Frame 1 (no input): blank canvas, image omitted
Frame 60 (no input): blank canvas, image omitted
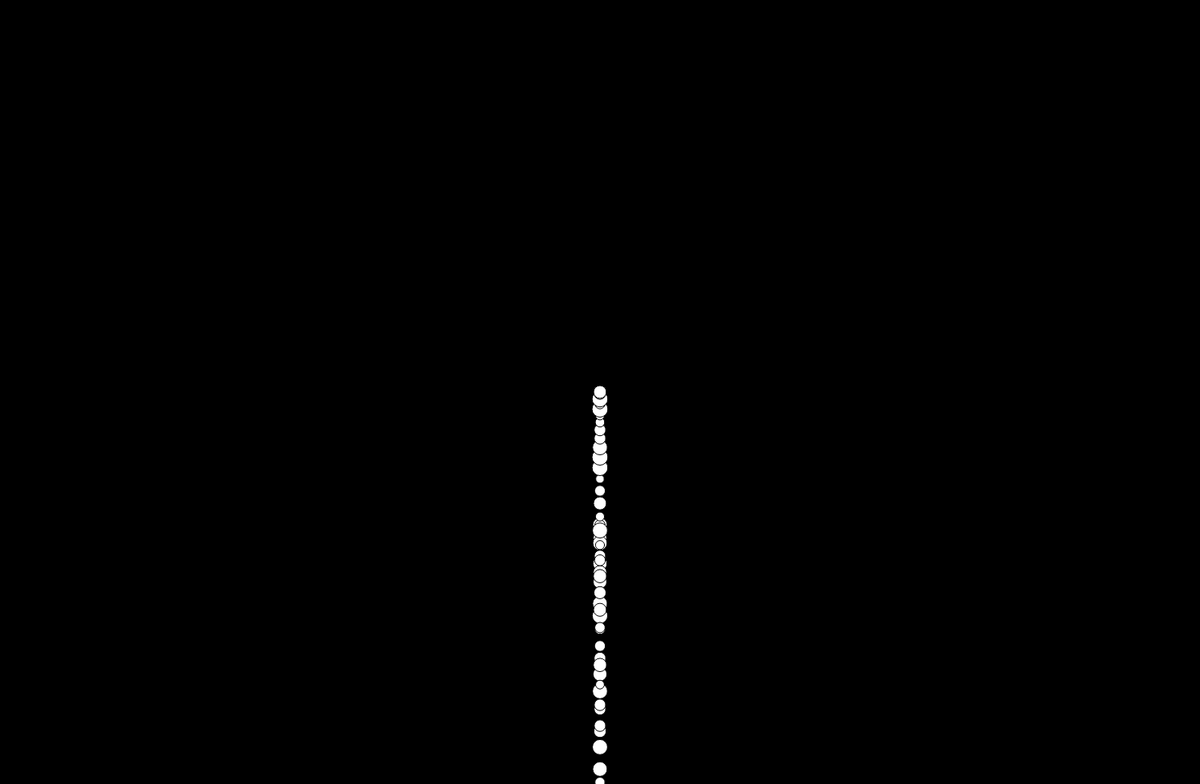
Frame 120 (the mouse pressed at the canvas centre since frame 60)

The p5.js sketch whose frames 1 and 60 were blank and that drew this single picture after the mouse press (run headless with seeded random() and noise() and a simulated clock; from frame 60 on, the mouse is pressed at the canvas centre):

// p5.js sketch
// ── sketch.js
let balls = [];
var prevX = 0;
var prevY = 0;

function setup() {
  // put setup code here
  createCanvas(1500, 980);

}

function draw() {
  // put drawing code here
  background(0);
  if(mouseIsPressed)
  {
    var dX = mouseX - prevX;
    var dY = mouseY - prevY;
    balls.push(new Ball(mouseX, mouseY, dX, dY));
  }
  else
  {

  }

  for(let i = 0; i < balls.length; i++)
  {
    balls[i].moveObject();
    balls[i].drawObject();
  }


  prevX = mouseX;
  prevY = mouseY;
}
// ── obj_ball.js

        var gravity_acc = 1;
class Ball{
    constructor(_x, _y, _vx, _vy)
    {
        this.x = _x;
        this.y = _y;
        this.vx = _vx;
        this.vy = _vy;
        this.diameter = random(10, 20);
    }

    moveObject()
    {
        var damper_vy_acc = -0.01*this.vy;
        var damper_vx_acc = -0.01*this.vx;
        var ay = gravity_acc + damper_vy_acc;
        var ax = damper_vx_acc;

        this.vy = this.vy + ay;
        this.vx = this.vx + ax;
        this.x = this.x + this.vx;
        this.y = this.y + this.vy;

        if(this.x < this.diameter || this.x > width - this.diameter)
        {
            this.vx = -this.vx;
        }

        if(this.y < this.diameter || this.y > height- this.diameter)
        {
            this.vy = -this.vy;
        }

        if(abs(this.vx) < 1)
        {
            this.vx = 0;
        }
        if(abs(this.vy) < 1)
        {
            this.vy = 0;
            gravity_acc = 0;
        }
    }

    drawObject()
    {
        fill(255);
        ellipse(this.x, this.y, this.diameter, this.diameter);
    }
}
